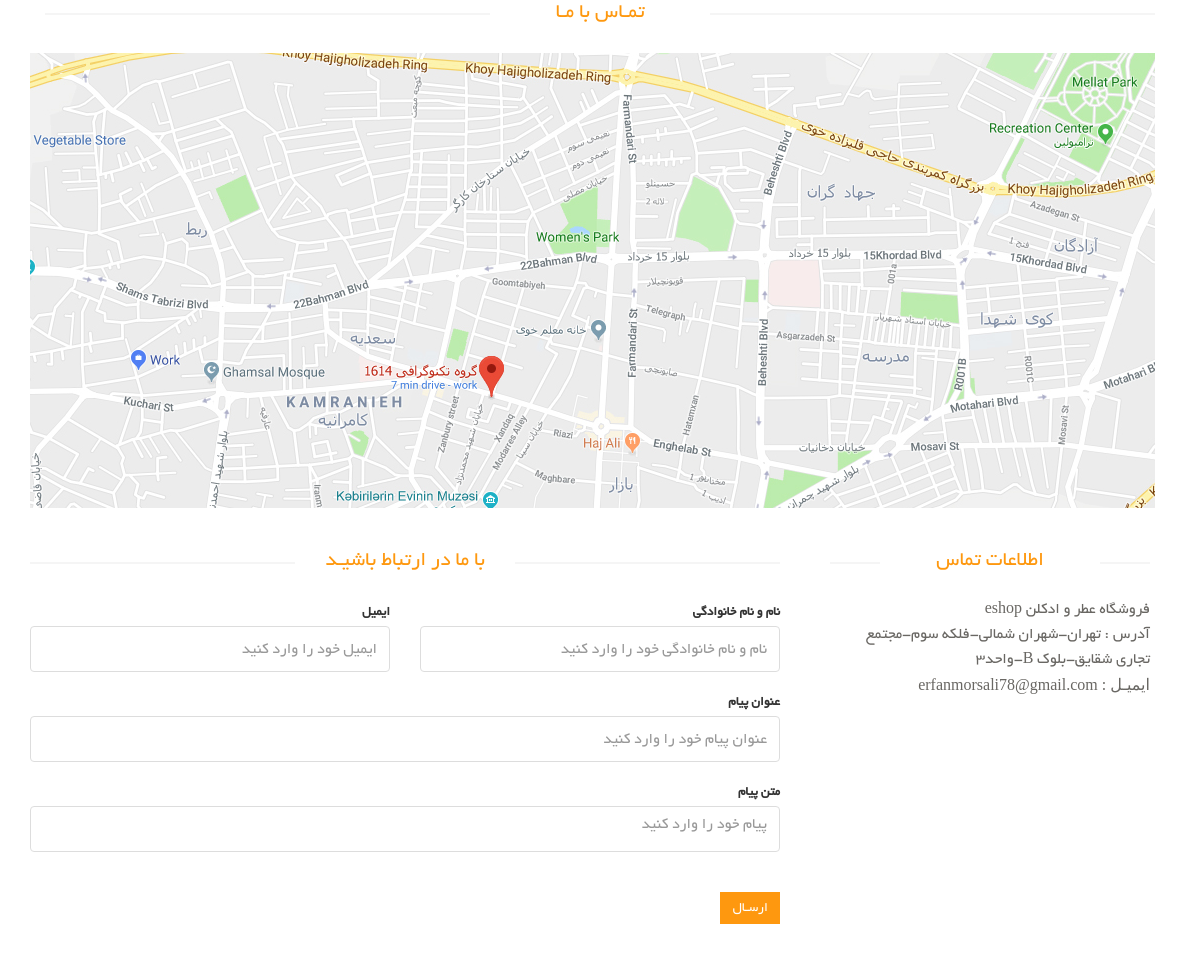
The app's page /contact_us with its own data.
### eshop_setting/models.py (models this page shows, shortened)
class SiteSetting(models.Model):
    title = models.CharField(max_length=50, verbose_name='عنوان سایت')
    address = models.CharField(max_length=200, verbose_name='آدرس شرکت')
    phone = models.CharField(max_length=50, verbose_name='شماره ی تماس')
    email = models.EmailField(max_length=50, verbose_name='ایمیل')
    about_us = models.TextField(verbose_name='درباره ی ما')
    copy_right = models.TextField(verbose_name='متن کپی رایت')
    class Meta:
        verbose_name = 'تنظیمات سایت'
        verbose_name_plural = 'بخش تنظیمات'

### eshop_contact/views.py (the view, shortened to what this page needs)
# urls.py: path('contact_us', contact_us, name='contact_us'),
def contact_us(request):
    contact_form = ContactForm(request.POST or None)
    setting = SiteSetting.objects.first()
    context = {
        'setting' : setting ,
        'contact_form': contact_form
    }
    return render(request, 'contact_us/contact_us.html', context)

### eshop_contact/forms.py
class ContactForm(forms.Form):
    full_name = forms.CharField(
        label='نام و نام خانوادگی',
        validators=[
            validators.MaxLengthValidator(150, 'نام و نام خانوادگی نمیتواند بیش از ۱۵۰ کاراکتر باشد')],
        widget=forms.TextInput(attrs={'placeholder': 'نام و نام خانوادگی خود را وارد کنید', 'class': 'form-control'}))
    email = forms.EmailField(
        label='ایمیل',
        validators=[
            validators.MaxLengthValidator(150, 'ایمیل شمانمیتواند بیش از ۱۵۰ کاراکتر باشد')],
        widget=forms.EmailInput(attrs={'placeholder': 'ایمیل خود را وارد کنید', 'class': 'form-control'}))
    subject = forms.CharField(
        label='عنوان پیام',
        validators=[
            validators.MaxLengthValidator(200, 'عنوان پیام شمانمیتواند بیش از ۲۰۰ کاراکتر باشد')],
        widget=forms.TextInput(attrs={'placeholder': 'عنوان پیام خود را وارد کنید', 'class': 'form-control'}))
    text = forms.CharField(
        label='متن پیام',
        widget=forms.Textarea(attrs={'placeholder': 'پیام خود را وارد کنید', 'class': 'form-control'}))

### eshop_contact/templates/contact_us/contact_us.html (shortened to what this page needs)
{% extends 'shared/Main_Layout.html' %}
{% load static %}
{% block content %}
    <div id="contact-page" class="container">
        <div class="bg">
            <div class="row">
                <div class="container">
                    <div class="col-sm-12" style="overflow: hidden; margin-bottom: 40px">
                        <h2 class="title text-center">تمـاس با مـا</h2>
                        <div id="gmap" class="contact-map">
                            <img src="{% static 'images/home/Map.jpg' %}" alt="Map">
                        </div>
                    </div>
                </div>
            </div>
            <div class="row">
                <div class="col-sm-8">
                    <div class="contact-form">
                        <h2 class="title text-center">با ما در ارتباط باشیـد</h2>
                        <form id="main-contact-form" class="contact-form row" name="contact-form" method="post">
                            <div class="form-group col-md-6">
                                <label for="{{ contact_form.email.id_for_label }}">{{ contact_form.email.label }}</label>
                                {{ contact_form.email }}
                            </div>
                            <div class="form-group col-md-6">
                                <label for="{{ contact_form.full_name.id_for_label }}">{{ contact_form.full_name.label }}</label>
                                {{ contact_form.full_name }}
                            </div>
                            <div class="form-group col-md-12">
                                <label for="{{ contact_form.subject.id_for_label }}">{{ contact_form.subject.label }}</label>
                                {{ contact_form.subject }}
                            </div>
                            <div class="form-group col-md-12">
                                  <label for="{{ contact_form.text.id_for_label }}">{{ contact_form.text.label }}</label>
                                {{ contact_form.text }}
                            </div>
                            <div class="form-group col-md-12">
                                <input type="submit" name="submit" class="btn btn-primary pull-right" value="ارسـال">
                            </div>
                        </form>
                    </div>
                </div>
                <div class="col-sm-4">
                    <div class="contact-info">
                        <h2 class="title text-center">اطلاعات تماس</h2>
                        <address>
                            <p>{{ setting.title }}</p>
                            <p> آدرس : {{ setting.address }}</p>
                            <p style="font-family: tahoma;">ایمیـل : {{ setting.email }}</p>
                        </address>
                    </div>
                </div>
            </div>
        </div>
    </div>
{% endblock %}

### assets/css/main.css (style rules this page uses)
body { font-family: 'BYekan'; font-size: 10pt; position: relative; font-weight: normal; direction: rtl; }
h1, h2, h3, h4, h5, h6 { font-family: 'BYekan', sans-serif; }
.left-sidebar h2:after, h2.title:after { content: " "; position: absolute; border: 1px solid #f5f5f5; bottom:8px; right: 0; width: 100%; height: 0; z-index: -2; }
h2.title:before { content: " "; position: absolute; background: #fff; bottom: -6px; width: 220px; height: 30px; z-index: -1; right: 50%; margin-right: -110px; }
h2.title { color: #FE980F; font-family: 'BYekan', sans-serif; font-size: 16pt; font-weight: 400; margin: 0 15px; text-transform: uppercase; margin-bottom: 30px; position: relative; }
.bg h2.title { margin-right:0; margin-left:0; margin-top: 0; }
.chose_area input, select, textarea { background: #F0F0E9; border:0; color: #696763; padding: 6px; width: 100%; border-radius: 0; resize: none }
.btn.btn-primary { background:#FE980F; border: 0 none; border-radius: 0; margin-top: 16px; }
.contact-map { width: 100%; height: 385px; margin-bottom: 70px }
.contact-form .form-group { margin-bottom: 20px; }
#contact-page .form-control { background-color: #fff; border: 1px solid #ddd; color: #696763; height: 46px; padding: 6px 12px; width: 100%; font-size: 16px; border-radius: 4px; box-shadow:inherit; }
#main-contact-form .btn-primary { margin-bottom: 15px; margin-top: 20px; }
#contact-page .contact-info { padding: 0 20px; }
#contact-page .contact-info address { margin-bottom: 40px; margin-top: -5px; }
#contact-page .contact-info p { margin-bottom: 0; color: #696763; font-size: 16px; line-height: 25px; }

### records on screen
SiteSetting: title "فروشگاه عطر و ادکلن eshop", address "تهران-شهران شمالی-فلکه سوم-مجتمع تجاری شقایق-بلوک B-واحد۳", email "erfanmorsali78@gmail.com"

### other values on screen
{{ contact_form.email.label }} "ایمیل"
{{ contact_form.full_name.label }} "نام و نام خانوادگی"
{{ contact_form.subject.label }} "عنوان پیام"
{{ contact_form.text.label }} "متن پیام"
